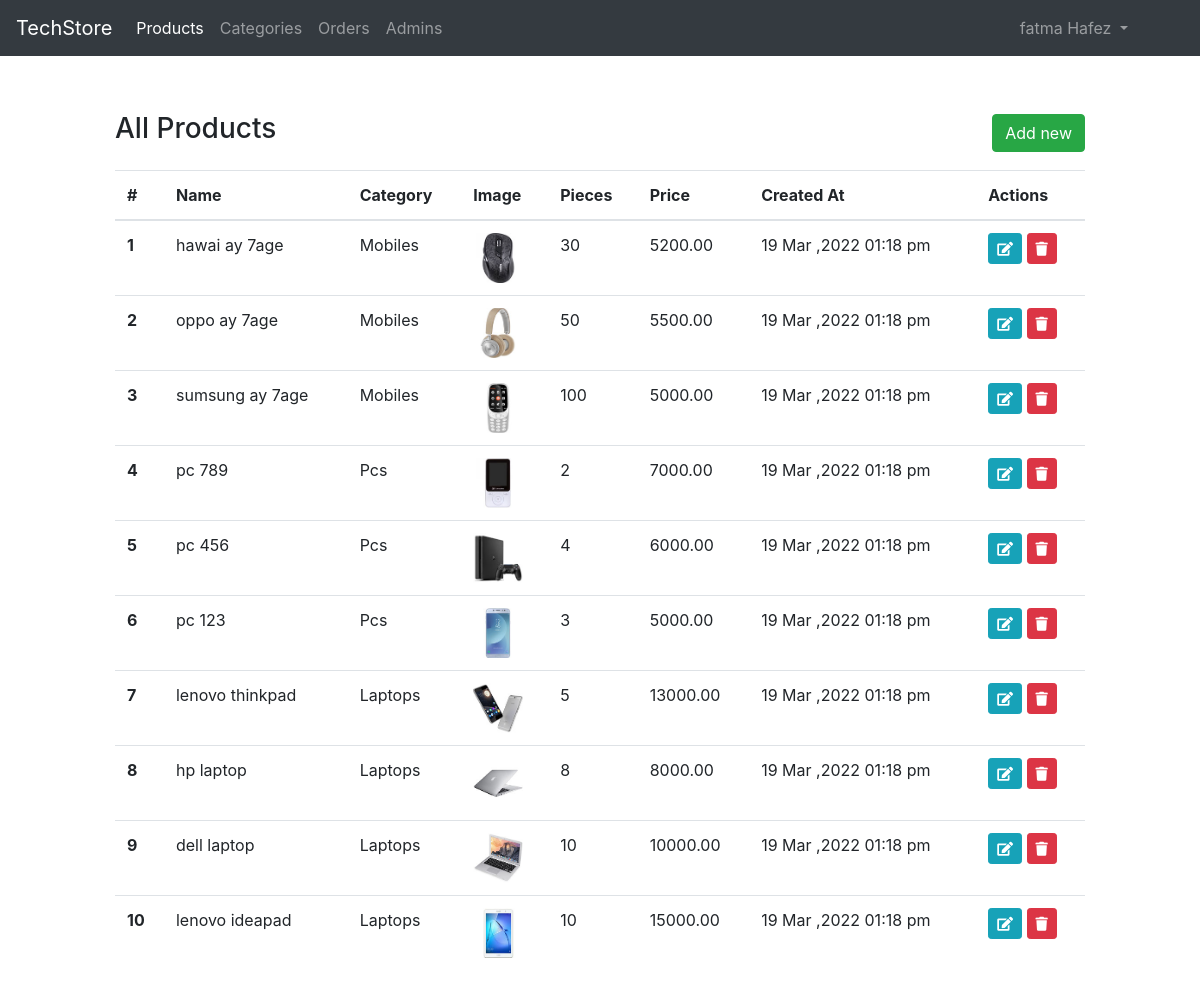
Screenshot of /admin/products.php (signed in) with the database file from the repository.
### tables this page shows
CREATE TABLE `products` (
    `id` INT(11) UNSIGNED NOT NULL AUTO_INCREMENT PRIMARY KEY,
    `name` VARCHAR(255) NOT NULL,
    `desc` TEXT NOT NULL,
    `price` DECIMAL(8,2) NOT NULL,
    `piece_num` SMALLINT NOT NULL,
    `img` VARCHAR(255) NOT NULL,
    `cat_id`  INT(11) UNSIGNED,
    `created_at` DATETIME NOT NULL DEFAULT NOW(),

    FOREIGN KEY (`cat_id`) REFERENCES  `cats`(`id`) ON DELETE SET NULL 
);

CREATE TABLE `cats`(
  `id` INT(11) UNSIGNED NOT NULL AUTO_INCREMENT PRIMARY KEY,
  `name` VARCHAR(255) NOT NULL,
  `created_at` DATETIME NOT NULL DEFAULT NOW()
);

### app.php (called while the page is built, shortened)
<?php
$session=new Session;
?>

### classes/Session.php (called while the page is built, shortened)
<?php
class Session{
    public function get(string $key){
        return $_SESSION[$key];
    }
}
?>

### classes/Models/Product.php (called while the page is built, shortened)
<?php
class Product extends Db{
    public function __construct()
    {
       $this->table='products';
    }
    public function selectAll(string $fields ="*"):array
    {
       $sql= "SELECT $fields FROM `$this->table`
        JOIN cats ON $this->table.cat_id = cats.id
        ORDER BY $this->table.id DESC ";
       $query = mysqli_query($this->connectation,$sql);
       return mysqli_fetch_all($query,MYSQLI_ASSOC);
    }
}

### classes/Db.php (called while the page is built, shortened)
<?php
abstract class Db{
    public function connect(){
        $this->connectation = mysqli_connect(DB_SERVERNAME,DB_DATEBASENAME,DB_PASSWORD,DB_NAME);
    }
}
?>

### admin/products.php (the view, shortened to what this page needs)
<?php include('inc/header.php') ?>
<?php
$pr= new Product;
$products = $pr->selectAll("products.id as prodId , products.name  as prodName , products.img , products.created_at ,products.price ,
products.piece_num , cats.name as catName ");
?>
<div class="container-fluid py-5">
  <div class="row">
    <div class="col-md-10 offset-md-1">
      <div class="d-flex justify-content-between align-items-center mb-3">
        <h3>All Products</h3>
        <a href="add-product.php" class="btn btn-success">
          Add new
        </a>
      </div>
      <table class="table table-hover">
        <thead>
          <tr>
            <th scope="col">#</th>
            <th scope="col">Name</th>
            <th scope="col">Category</th>
            <th scope="col">Image</th>
            <th scope="col">Pieces</th>
            <th scope="col">Price</th>
            <th scope="col">Created At</th>
            <th scope="col">Actions</th>
          </tr>
        </thead>
        <tbody>
          <?php foreach($products as $index => $prod ):?>
          <tr>
            <th scope="row"><?= $index+1 ?></th>
            <td><?= $prod['prodName'] ?></td>
            <td><?= $prod['catName'] ?></td>
            <td>
              <img src="<?= URL."upload/".$prod['img']?>" alt="product_img" height="50px">
            </td>
            <td><?= $prod['piece_num'] ?></td>
            <td><?= $prod['price']?></td>
            <td><?= date("d M ,Y h:i a",strtotime($prod['created_at']))?></td>
            <td>
              <a class="btn btn-sm btn-info" href="<?=AURL."edit-product.php?id=".$prod['prodId']?>">
                <i class="fas fa-edit"></i>
              </a>
              <a class="btn btn-sm btn-danger" href="<?= AURL?>handle/handle.delete.php?id=<?= $prod['prodId']?>">
                <i class="fas fa-trash"></i>
              </a>
            </td>
          </tr>
          <?php endforeach; ?>
        </tbody>
      </table>
    </div>
  </div>
</div>
<?php include('inc/footer.php') ?>

### admin/inc/header.php (shortened to what this page needs)
<?php require_once('../app.php')?>
<!DOCTYPE html>
<html lang="en">
<head>
    <link rel="stylesheet" href="<?= AURL; ?>assets/css/bootstrap.min.css">
    <link rel="stylesheet" href="<?= AURL; ?>assets/plugins/fontawesome-free-5.0.1/css/fontawesome-all.css">
</head>
<body>
    <nav class="navbar navbar-expand-lg navbar-dark bg-dark">
        <a class="navbar-brand" href="<?= AURL;?>index.php">TechStore</a>
        <div class="collapse navbar-collapse" id="navbarNavAltMarkup">
            <ul class="navbar-nav mr-auto mt-2 mt-lg-0">
                <li class="nav-item active">
                  <a class="nav-link" href="<?= AURL;?>products.php">Products</a>
                </li>
                <li class="nav-item">
                  <a class="nav-link" href="<?= AURL;?>categories.php">Categories</a>
                </li>
                <li class="nav-item">
                  <a class="nav-link" href="<?= AURL;?>orders.php">Orders</a>
                </li>
                <li class="nav-item">
                  <a class="nav-link" href="<?= AURL;?>admins.php">Admins</a>
                </li>
            </ul>
            <ul class="navbar-nav ml-auto mr-5">
                <li class="nav-item dropdown">
                    <a class="nav-link dropdown-toggle" href="#" id="navbarDropdown" role="button" data-toggle="dropdown" aria-haspopup="true" aria-expanded="false">
                      <?= $session->get('adminName') ?>
                    </a>
                </li>
            </ul>
        </div>
    </nav>

### admin/inc/footer.php (shortened to what this page needs)
</body>
</html>

### rows the page displays
products: name "hawai ay 7age", cat.name "Mobiles", img (picture), piece_num "30", price "5200.00", created_at "19 Mar ,2022 01:18 pm"
products: name "oppo ay 7age", cat.name "Mobiles", img (picture), piece_num "50", price "5500.00", created_at "19 Mar ,2022 01:18 pm"
products: name "sumsung ay 7age", cat.name "Mobiles", img (picture), piece_num "100", price "5000.00", created_at "19 Mar ,2022 01:18 pm"
products: name "pc 789", cat.name "Pcs", img (picture), piece_num "2", price "7000.00", created_at "19 Mar ,2022 01:18 pm"
products: name "pc 456", cat.name "Pcs", img (picture), piece_num "4", price "6000.00", created_at "19 Mar ,2022 01:18 pm"
products: name "pc 123", cat.name "Pcs", img (picture), piece_num "3", price "5000.00", created_at "19 Mar ,2022 01:18 pm"
products: name "lenovo thinkpad", cat.name "Laptops", img (picture), piece_num "5", price "13000.00", created_at "19 Mar ,2022 01:18 pm"
products: name "hp laptop", cat.name "Laptops", img (picture), piece_num "8", price "8000.00", created_at "19 Mar ,2022 01:18 pm"
products: name "dell laptop", cat.name "Laptops", img (picture), piece_num "10", price "10000.00", created_at "19 Mar ,2022 01:18 pm"
products: name "lenovo ideapad", cat.name "Laptops", img (picture), piece_num "10", price "15000.00", created_at "19 Mar ,2022 01:18 pm"

### other values shown
$session->get('adminName') "fatma Hafez"
